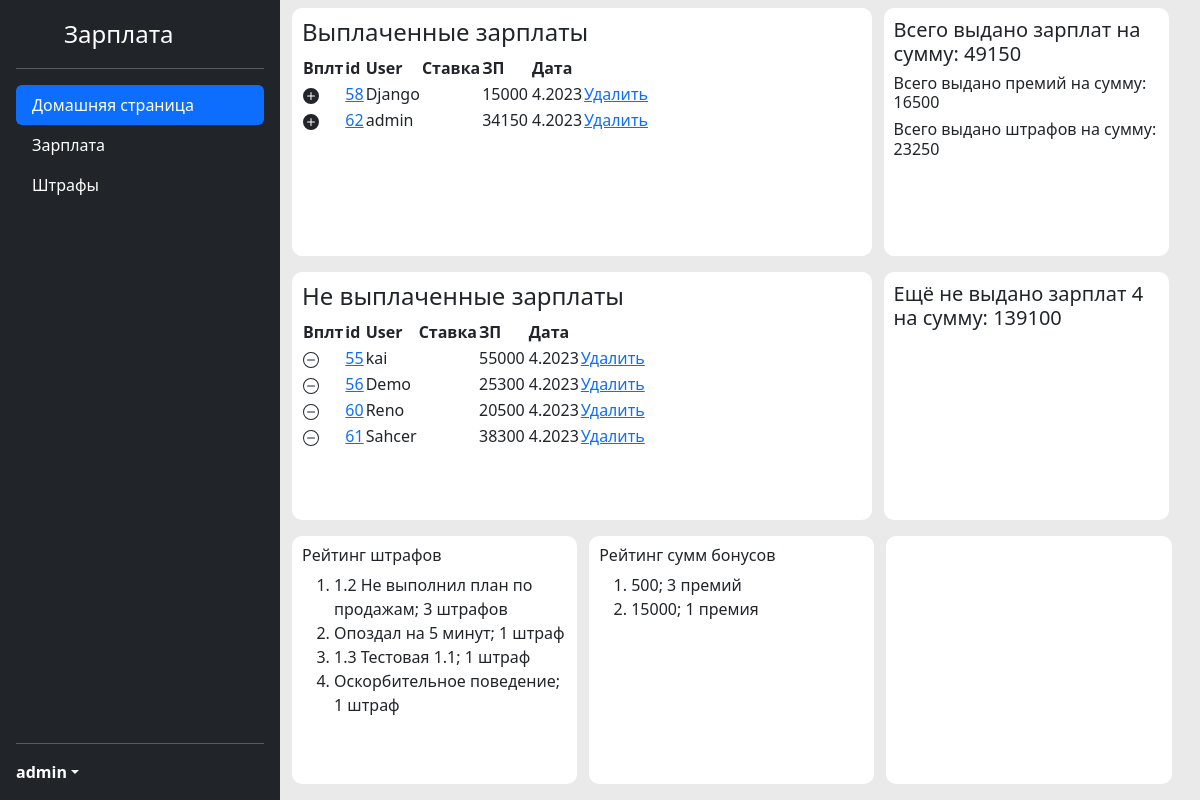
Page /salary/ (signed in) on the committed database.
### main/models.py (models this page shows, shortened)
class Salary(models.Model): # Зарплата человека
    YEAR_CHOICES = [(y,y) for y in range(datetime.date.today().year, datetime.date.today().year+1)]
    MONTH_CHOICE = [(m,m) for m in range(1,13)]
    account = models.ForeignKey(User ,on_delete=models.CASCADE)
    year = models.IntegerField(choices=YEAR_CHOICES, default=None, null=True)
    month = models.IntegerField(choices=MONTH_CHOICE,  default=None, null=True)
    summ = models.IntegerField(default=20000)
    paid = models.BooleanField()

class Sanction(models.Model): # Сетка штрафов а именно какие штрафы есть и какая за них ответственность
    reason = models.CharField(max_length = 200)
    summ = models.IntegerField()

### main/views.py (the view)
# urls.py: path('', views.salary),
def salary(request):
    if request.user.is_authenticated:
        salary = Salary.objects.all()
        paidSalarySumm = get_summ_paid_salary()
        nopaidSalarySumm = get_summ_nopaid_salary()
        bonuseSumm = get_bonuse_summ()
        sanctionSumm = get_sanctions_summ()
        PopSanction = most_popular_reason_of_sanctions()
        count = 1
        popularSanction = []
        for popSanct in PopSanction:
            popularSanct = []
            popularSanct.append(popSanct[0])
            popularSanct.append(popSanct[1])
            popularSanct.append(count)
            popularSanction.append(popularSanct)
            count += 1
        count = 1
        popularBonuse = []
        for popBonuse in most_popular_summ_of_bonuse():
            popularBon = []
            popularBon.append(popBonuse[0])
            popularBon.append(popBonuse[1])
            popularBon.append(count)
            popularBonuse.append(popularBon)
            count += 1
        return render(request, "content.html", {"salarys": salary,
                                                "salarySumm":paidSalarySumm,
                                                "bonuseSumm":bonuseSumm,
                                                "sanctionSumm":sanctionSumm,
                                                "nopaidSalarySumm":nopaidSalarySumm[0],
                                                "nopaidSalaryCount":nopaidSalarySumm[1],
                                                "popularSanction":popularSanction,
                                                "popularBonuse":popularBonuse,
                                                })
    else:
        return HttpResponseRedirect('/')

### main/get_salary.py (called while the page is built)
def get_summ_paid_salary():
    salary = Salary.objects.all()
    total = 0
    for salary in salary:
        if salary.paid == True:
            total += salary.summ
    return total

def get_summ_nopaid_salary():
    salary = Salary.objects.all()
    total = 0
    count = 0
    for salary in salary:
        if salary.paid == False:
            count += 1
            total += salary.summ
    return [total,count]

def get_bonuse_summ():
    bonuse = Bonuse.objects.all()
    total = 0
    for bonuse in bonuse:
        total += bonuse.summ
    return total

def get_sanctions_summ():
    sanctions = Sanctions.objects.all()
    total = 0
    for sanction in sanctions:
        total += sanction.sanction.summ
    return total

def most_popular_summ_of_bonuse():
    bonuse = Bonuse.objects.all()
    reason = []
    for bonuse in bonuse:
        reason.append(bonuse.summ)
    counter = Counter(reason).most_common()
    return counter

def most_popular_reason_of_sanctions():
    sanctions = Sanctions.objects.all()
    reasons = []
    for sanction in sanctions:
        reasons.append(sanction.sanction.reason)
    counter = Counter(reasons).most_common()
    return counter

### main/templates/content.html (shortened to what this page needs)
{% extends 'content_base.html' %}
{% block link_1 %}active{% endblock link_1 %}
{% block content %}
{% if perms.main.change_salary %}
<div class="block_2">
    <h4>Выплаченные зарплаты</h4>
<table>
<thead><th>Вплт</th><th>id</th><th>User</th><th>Ставка</th><th>ЗП</th><th></th><th>Дата</th></thead>
{% for salary in salarys %}
{% if salary.paid == True %}
<tr>
    <td>
        <svg xmlns="http://www.w3.org/2000/svg" width="16" height="16" fill="currentColor" class="bi bi-plus-circle-fill" viewBox="0 0 16 16">
            <path d="M16 8A8 8 0 1 1 0 8a8 8 0 0 1 16 0zM8.5 4.5a.5.5 0 0 0-1 0v3h-3a.5.5 0 0 0 0 1h3v3a.5.5 0 0 0 1 0v-3h3a.5.5 0 0 0 0-1h-3v-3z"/>
          </svg>
        </td>
    <td><a  href="edit/{{salary.id}}">{{salary.id}}</a></td>
    <td>{{salary.account.username}}</td>
    <td>{{salary.account.rate}}</td>
    <td>{{salary.summ}}</td>
    <td></td>
    <td>{{salary.month}}.{{salary.year}}</td>
    <td> <a href="delete/{{salary.id}}">Удалить</a></td>
</tr>
{% endif %}
{% endfor %}
</table>
</div>
{% endif %}
<div class="block">
    {% if perms.main.view_salary %}
    <h5>Всего выдано зарплат на сумму: {{salarySumm}}</h5>
    {% endif %}
    {% if perms.main.view_bonuse %}
    <h6>Всего  выдано премий на сумму: {{bonuseSumm}}</h6>
    {% endif %}
    {% if perms.main.view_sanctions %}
    <h6>Всего  выдано штрафов на сумму: {{sanctionSumm}}</h6>
    {% endif %}
</div>
<div class="block_2">
    <h4>Не выплаченные зарплаты</h4>
      <table>
        <thead><th>Вплт</th><th>id</th><th>User</th><th>Ставка</th><th>ЗП</th><th></th><th>Дата</th></thead>
        {% for salary in salarys %}
        {% if salary.paid == False %}
        <tr>
            <td>
                <svg xmlns="http://www.w3.org/2000/svg" width="16" height="16" fill="currentColor" class="bi bi-dash-circle" viewBox="0 0 16 16">
                    <path d="M8 15A7 7 0 1 1 8 1a7 7 0 0 1 0 14zm0 1A8 8 0 1 0 8 0a8 8 0 0 0 0 16z"/>
                    <path d="M4 8a.5.5 0 0 1 .5-.5h7a.5.5 0 0 1 0 1h-7A.5.5 0 0 1 4 8z"/>
                  </svg>
                </td>
            <td><a  href="edit/{{salary.id}}">{{salary.id}}</a></td>
            <td>{{salary.account.username}}</td>
            <td>{{salary.account.rate}}</td>
            <td>{{salary.summ}}</td>
            <td></td>
            <td>{{salary.month}}.{{salary.year}}</td>
            <td> <a href="delete/{{salary.id}}">Удалить</a></td>
        </tr>
        {% endif %}
        {% endfor %}
        </table>
</div>
<div class="block">
    {% if perms.main.view_salary %}
    <h5>Ещё не выдано зарплат {{nopaidSalaryCount}} на сумму: {{nopaidSalarySumm}}</h5>
    {% endif %}
</div>
<div class="block">
   <h6>Рейтинг штрафов</h6>
   <ol>
   {% for sanction in popularSanction %}
   <li>{{sanction.0}}; {% if sanction.1 == 1 %}{{sanction.1}} штраф {% else %}{{sanction.1}} штрафов{% endif %} </li>
   {% endfor %}
   </ol>
</div>
<div class="block">
   <h6>Рейтинг сумм бонусов</h6>
   <ol>
    {% for bonuse in popularBonuse %}
    <li>{{bonuse.0}}; {% if bonuse.1 == 1 %}{{bonuse.1}} премия {% else %}{{bonuse.1}} премий{% endif %} </li>
    {% endfor %}
    </ol>
</div>
<div class="block">
</div>
{% endblock content %}

### main/templates/content_base.html (shortened to what this page needs)
<!DOCTYPE html>
<html lang="ru">
  <head>
    {% load django_bootstrap5 %}
    {% bootstrap_css %}
  <head>
<body>
  <main class="d-flex flex-nowrap">
    <div class="d-flex flex-column flex-shrink-0 p-3 text-bg-dark b-indent-vr sticky" style="width: 280px;">
      <a href="#" class="d-flex align-items-center mb-3 mb-md-0 me-md-auto text-white text-decoration-none">
        <svg class="bi pe-none me-2" width="40" height="32"><use xlink:href="#bootstrap"></use></svg>
        <span class="fs-4">Зарплата</span>
      </a>
      <hr>
      <ul class="nav nav-pills flex-column mb-auto">
        <li class="nav-item">
          <a href="/salary" class="nav-link {% block link_1 %}text-white{% endblock link_1 %}" aria-current="page">
            Домашняя страница
          </a>
        </li>
        {% if perms.main.change_salary %}
        <li>
          <a href="/salary" class="nav-link {% block link_2 %}text-white{% endblock link_2 %}" aria-current="page">
            Зарплата
          </a>
        </li>
        {% endif %}
        {% if perms.main.change_sanction %}
        <li>
          <a href="/salary/sanction/" class="nav-link {% block link_3 %}text-white{% endblock link_3 %}" aria-current="page">
            Штрафы
          </a>
        </li>
        {% endif %}
      </ul>
      <hr>
      <div class="dropdown">
        <a href="#" class="d-flex align-items-center text-white text-decoration-none dropdown-toggle" data-bs-toggle="dropdown" aria-expanded="false">
          <strong>{{ user.username }}</strong>
        </a>
      </div>
    </div>
    <div class="">
      {% block content %}
      {% endblock content %}
    </div>
  </main>
</body>
</html>

### rows in the picture
Salary: id "58", account.username "Django", summ "15000", month "4", year "2023"
Salary: id "62", account.username "admin", summ "34150", month "4", year "2023"
Salary: id "55", account.username "kai", summ "55000", month "4", year "2023"
Salary: id "56", account.username "Demo", summ "25300", month "4", year "2023"
Salary: id "60", account.username "Reno", summ "20500", month "4", year "2023"
Salary: id "61", account.username "Sahcer", summ "38300", month "4", year "2023"
Sanction: reason "1.2 Не выполнил план по продажам"
Sanction: reason "Опоздал на 5 минут"
Sanction: reason "1.3 Тестовая 1.1"
Sanction: reason "Оскорбительное поведение"

### other values in the picture
{{ user.username }} "admin"
{{ salarySumm }} "49150"
{{ bonuseSumm }} "16500"
{{ sanctionSumm }} "23250"
{{ nopaidSalaryCount }} "4"
{{ nopaidSalarySumm }} "139100"
{{ sanction.1 }} "3"
{{ sanction.1 }} "1" "1" "1"
{{ bonuse.0 }} "500" "15000"
{{ bonuse.1 }} "3"
{{ bonuse.1 }} "1"
